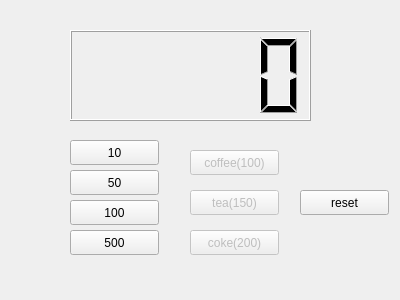
<?xml version="1.0" encoding="UTF-8"?>
<ui version="4.0">
 <class>Widget</class>
 <widget class="QWidget" name="Widget">
  <property name="geometry">
   <rect>
    <x>0</x>
    <y>0</y>
    <width>400</width>
    <height>300</height>
   </rect>
  </property>
  <property name="windowTitle">
   <string>Widget</string>
  </property>
  <widget class="QLCDNumber" name="lcdNumber">
   <property name="geometry">
    <rect>
     <x>70</x>
     <y>30</y>
     <width>241</width>
     <height>91</height>
    </rect>
   </property>
  </widget>
  <widget class="QPushButton" name="pb10">
   <property name="geometry">
    <rect>
     <x>70</x>
     <y>140</y>
     <width>89</width>
     <height>25</height>
    </rect>
   </property>
   <property name="text">
    <string>10</string>
   </property>
  </widget>
  <widget class="QPushButton" name="pb50">
   <property name="geometry">
    <rect>
     <x>70</x>
     <y>170</y>
     <width>89</width>
     <height>25</height>
    </rect>
   </property>
   <property name="text">
    <string>50</string>
   </property>
  </widget>
  <widget class="QPushButton" name="pb100">
   <property name="geometry">
    <rect>
     <x>70</x>
     <y>200</y>
     <width>89</width>
     <height>25</height>
    </rect>
   </property>
   <property name="text">
    <string>100</string>
   </property>
  </widget>
  <widget class="QPushButton" name="pb500">
   <property name="geometry">
    <rect>
     <x>70</x>
     <y>230</y>
     <width>89</width>
     <height>25</height>
    </rect>
   </property>
   <property name="text">
    <string>500</string>
   </property>
  </widget>
  <widget class="QPushButton" name="pbCoffee">
   <property name="enabled">
    <bool>false</bool>
   </property>
   <property name="geometry">
    <rect>
     <x>190</x>
     <y>150</y>
     <width>89</width>
     <height>25</height>
    </rect>
   </property>
   <property name="text">
    <string>coffee(100)</string>
   </property>
  </widget>
  <widget class="QPushButton" name="pbTea">
   <property name="enabled">
    <bool>false</bool>
   </property>
   <property name="geometry">
    <rect>
     <x>190</x>
     <y>190</y>
     <width>89</width>
     <height>25</height>
    </rect>
   </property>
   <property name="text">
    <string>tea(150)</string>
   </property>
  </widget>
  <widget class="QPushButton" name="pbCoke">
   <property name="enabled">
    <bool>false</bool>
   </property>
   <property name="geometry">
    <rect>
     <x>190</x>
     <y>230</y>
     <width>89</width>
     <height>25</height>
    </rect>
   </property>
   <property name="text">
    <string>coke(200)</string>
   </property>
  </widget>
  <widget class="QPushButton" name="pbReset">
   <property name="geometry">
    <rect>
     <x>300</x>
     <y>190</y>
     <width>89</width>
     <height>25</height>
    </rect>
   </property>
   <property name="text">
    <string>reset</string>
   </property>
  </widget>
 </widget>
 <layoutdefault spacing="6" margin="11"/>
 <resources/>
 <connections/>
</ui>
